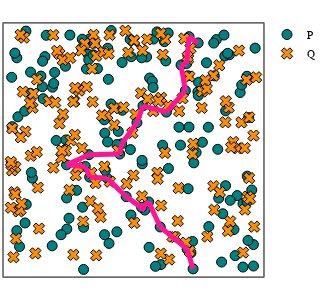

This figure's notebook cell:
### Code cell
# plot selected cycle extension
plot_cycle_square_torus(P_2d, Q_2d, cycle = cycle_W_PQ, size = (300, 300))

### Figure 1 — Plotly figure (JSON) as saved in the notebook; plotly's stock layout.template omitted (floating-point values rounded to 4 significant figures; data arrays with more than 128 entries replaced by an {"elided": "..."} marker saying what was removed)
{"data": [{"colorbar": {"title": ""}, "legendgroup": "P", "marker": {"color": "rgba(0, 129, 129, 1.000)", "line": {"color": "rgba(0, 0, 0, 1.000)", "width": 1}, "size": 10, "symbol": "circle"}, "mode": "markers", "name": "P", "showlegend": true, "type": "scatter", "x": {"elided": "150 float values"}, "xaxis": "x1", "y": {"elided": "150 float values"}, "yaxis": "y1", "zmax": null, "zmin": null}, {"colorbar": {"title": ""}, "legendgroup": "Q", "marker": {"color": "rgba(255, 141, 0, 1.000)", "line": {"color": "rgba(0, 0, 0, 1.000)", "width": 1}, "size": 10, "symbol": "x"}, "mode": "markers", "name": "Q", "showlegend": true, "type": "scatter", "x": {"elided": "150 float values"}, "xaxis": "x1", "y": {"elided": "150 float values"}, "yaxis": "y1", "zmax": null, "zmin": null}, {"colorbar": {"title": ""}, "legendgroup": "", "line": {"color": "rgba(255, 20, 147, 1.000)", "dash": "solid", "shape": "linear", "width": 5}, "mode": "lines", "name": "", "showlegend": false, "type": "scatter", "x": [4.294, 4.403], "xaxis": "x1", "y": [5.319, 4.655], "yaxis": "y1", "zmax": null, "zmin": null}, {"colorbar": {"title": ""}, "legendgroup": "", "line": {"color": "rgba(255, 20, 147, 1.000)", "dash": "solid", "shape": "linear", "width": 5}, "mode": "lines", "name": "", "showlegend": false, "type": "scatter", "x": [4.294, 4.436], "xaxis": "x1", "y": [5.319, 5.356], "yaxis": "y1", "zmax": null, "zmin": null}, {"colorbar": {"title": ""}, "legendgroup": "", "line": {"color": "rgba(255, 20, 147, 1.000)", "dash": "solid", "shape": "linear", "width": 5}, "mode": "lines", "name": "", "showlegend": false, "type": "scatter", "x": [4.495, 4.724], "xaxis": "x1", "y": [6.052, 5.89], "yaxis": "y1", "zmax": null, "zmin": null}, {"colorbar": {"title": ""}, "legendgroup": "", "line": {"color": "rgba(255, 20, 147, 1.000)", "dash": "solid", "shape": "linear", "width": 5}, "mode": "lines", "name": "", "showlegend": false, "type": "scatter", "x": [3.926, 3.336], "xaxis": "x1", "y": [4.099, 4.262], "yaxis": "y1", "zmax": null, "zmin": null}, {"colorbar": {"title": ""}, "legendgroup": "", "line": {"color": "rgba(255, 20, 147, 1.000)", "dash": "solid", "shape": "linear", "width": 5}, "mode": "lines", "name": "", "showlegend": false, "type": "scatter", "x": [3.336, 3.184], "xaxis": "x1", "y": [4.262, 3.826], "yaxis": "y1", "zmax": null, "zmin": null}, {"colorbar": {"title": ""}, "legendgroup": "", "line": {"color": "rgba(255, 20, 147, 1.000)", "dash": "solid", "shape": "linear", "width": 5}, "mode": "lines", "name": "", "showlegend": false, "type": "scatter", "x": [3.77, 4.448], "xaxis": "x1", "y": [1.124, 0.5493], "yaxis": "y1", "zmax": null, "zmin": null}, {"colorbar": {"title": ""}, "legendgroup": "", "line": {"color": "rgba(255, 20, 147, 1.000)", "dash": "solid", "shape": "linear", "width": 5}, "mode": "lines", "name": "", "showlegend": false, "type": "scatter", "x": [3.478, 3.301], "xaxis": "x1", "y": [1.774, 1.634], "yaxis": "y1", "zmax": null, "zmin": null}, {"colorbar": {"title": ""}, "legendgroup": "", "line": {"color": "rgba(255, 20, 147, 1.000)", "dash": "solid", "shape": "linear", "width": 5}, "mode": "lines", "name": "", "showlegend": false, "type": "scatter", "x": [3.384, 3.301], "xaxis": "x1", "y": [1.561, 1.634], "yaxis": "y1", "zmax": null, "zmin": null}, {"colorbar": {"title": ""}, "legendgroup": "", "line": {"color": "rgba(255, 20, 147, 1.000)", "dash": "solid", "shape": "linear", "width": 5}, "mode": "lines", "name": "", "showlegend": false, "type": "scatter", "x": [2.8, 2.749], "xaxis": "x1", "y": [3.276, 3.012], "yaxis": "y1", "zmax": null, "zmin": null}, {"colorbar": {"title": ""}, "legendgroup": "", "line": {"color": "rgba(255, 20, 147, 1.000)", "dash": "solid", "shape": "linear", "width": 5}, "mode": "lines", "name": "", "showlegend": false, "type": "scatter", "x": [1.977, 1.413], "xaxis": "x1", "y": [2.997, 2.733], "yaxis": "y1", "zmax": null, "zmin": null}, {"colorbar": {"title": ""}, "legendgroup": "", "line": {"color": "rgba(255, 20, 147, 1.000)", "dash": "solid", "shape": "linear", "width": 5}, "mode": "lines", "name": "", "showlegend": false, "type": "scatter", "x": [3.384, 2.913], "xaxis": "x1", "y": [1.561, 1.911], "yaxis": "y1", "zmax": null, "zmin": null}, {"colorbar": {"title": ""}, "legendgroup": "", "line": {"color": "rgba(255, 20, 147, 1.000)", "dash": "solid", "shape": "linear", "width": 5}, "mode": "lines", "name": "", "showlegend": false, "type": "scatter", "x": [1.995, 1.883], "xaxis": "x1", "y": [2.414, 2.691], "yaxis": "y1", "zmax": null, "zmin": null}, {"colorbar": {"title": ""}, "legendgroup": "", "line": {"color": "rgba(255, 20, 147, 1.000)", "dash": "solid", "shape": "linear", "width": 5}, "mode": "lines", "name": "", "showlegend": false, "type": "scatter", "x": [1.413, 1.883], "xaxis": "x1", "y": [2.733, 2.691], "yaxis": "y1", "zmax": null, "zmin": null}, {"colorbar": {"title": ""}, "legendgroup": "", "line": {"color": "rgba(255, 20, 147, 1.000)", "dash": "solid", "shape": "linear", "width": 5}, "mode": "lines", "name": "", "showlegend": false, "type": "scatter", "x": [1.995, 2.429], "xaxis": "x1", "y": [2.414, 2.394], "yaxis": "y1", "zmax": null, "zmin": null}, {"colorbar": {"title": ""}, "legendgroup": "", "line": {"color": "rgba(255, 20, 147, 1.000)", "dash": "solid", "shape": "linear", "width": 5}, "mode": "lines", "name": "", "showlegend": false, "type": "scatter", "x": [2.913, 2.429], "xaxis": "x1", "y": [1.911, 2.394], "yaxis": "y1", "zmax": null, "zmin": null}, {"colorbar": {"title": ""}, "legendgroup": "", "line": {"color": "rgba(255, 20, 147, 1.000)", "dash": "solid", "shape": "linear", "width": 5}, "mode": "lines", "name": "", "showlegend": false, "type": "scatter", "x": [2.8, 3.184], "xaxis": "x1", "y": [3.276, 3.826], "yaxis": "y1", "zmax": null, "zmin": null}, {"colorbar": {"title": ""}, "legendgroup": "", "line": {"color": "rgba(255, 20, 147, 1.000)", "dash": "solid", "shape": "linear", "width": 5}, "mode": "lines", "name": "", "showlegend": false, "type": "scatter", "x": [4.436, 4.495], "xaxis": "x1", "y": [5.356, 6.052], "yaxis": "y1", "zmax": null, "zmin": null}, {"colorbar": {"title": ""}, "legendgroup": "", "line": {"color": "rgba(255, 20, 147, 1.000)", "dash": "solid", "shape": "linear", "width": 5}, "mode": "lines", "name": "", "showlegend": false, "type": "scatter", "x": [1.977, 2.749], "xaxis": "x1", "y": [2.997, 3.012], "yaxis": "y1", "zmax": null, "zmin": null}, {"colorbar": {"title": ""}, "legendgroup": "", "line": {"color": "rgba(255, 20, 147, 1.000)", "dash": "solid", "shape": "linear", "width": 5}, "mode": "lines", "name": "", "showlegend": false, "type": "scatter", "x": [4.597, 4.448], "xaxis": "x1", "y": [0.03939, 0.5493], "yaxis": "y1", "zmax": null, "zmin": null}, {"colorbar": {"title": ""}, "legendgroup": "", "line": {"color": "rgba(255, 20, 147, 1.000)", "dash": "solid", "shape": "linear", "width": 5}, "mode": "lines", "name": "", "showlegend": false, "type": "scatter", "x": [3.926, 4.403], "xaxis": "x1", "y": [4.099, 4.655], "yaxis": "y1", "zmax": null, "zmin": null}, {"colorbar": {"title": ""}, "legendgroup": "", "line": {"color": "rgba(255, 20, 147, 1.000)", "dash": "solid", "shape": "linear", "width": 5}, "mode": "lines", "name": "", "showlegend": false, "type": "scatter", "x": [3.478, 3.77], "xaxis": "x1", "y": [1.774, 1.124], "yaxis": "y1", "zmax": null, "zmin": null}], "layout": {"annotations": [], "height": 300, "legend": {"bgcolor": "rgba(255, 255, 255, 1.000)", "bordercolor": "rgba(0, 0, 0, 1.000)", "font": {"color": "rgba(0, 0, 0, 1.000)", "family": "sans-serif", "size": 11}, "tracegroupgap": 0, "x": 1, "y": 1}, "margin": {"b": 20, "l": 0, "r": 0, "t": 20}, "paper_bgcolor": "rgba(255, 255, 255, 1.000)", "plot_bgcolor": "rgba(255, 255, 255, 1.000)", "showlegend": true, "width": 300, "xaxis": {"anchor": "y1", "domain": [0.01312, 0.9869], "gridcolor": "rgba(0, 0, 0, 0.100)", "gridwidth": 0.5, "linecolor": "rgba(0, 0, 0, 1.000)", "mirror": true, "range": [-0.1745, 6.369], "showgrid": true, "showline": true, "showticklabels": true, "tickangle": 0, "tickcolor": "rgb(0, 0, 0)", "tickfont": {"color": "rgba(0, 0, 0, 1.000)", "family": "sans-serif", "size": 11}, "tickmode": "array", "ticks": "inside", "ticktext": [], "tickvals": [], "title": "", "titlefont": {"color": "rgba(0, 0, 0, 1.000)", "family": "sans-serif", "size": 15}, "type": "-", "visible": true, "zeroline": false, "zerolinecolor": "rgba(0, 0, 0, 1.000)"}, "yaxis": {"anchor": "x1", "domain": [0.01312, 0.9869], "gridcolor": "rgba(0, 0, 0, 0.100)", "gridwidth": 0.5, "linecolor": "rgba(0, 0, 0, 1.000)", "mirror": true, "range": [-0.1605, 6.396], "showgrid": true, "showline": true, "showticklabels": true, "tickangle": 0, "tickcolor": "rgb(0, 0, 0)", "tickfont": {"color": "rgba(0, 0, 0, 1.000)", "family": "sans-serif", "size": 11}, "tickmode": "array", "ticks": "inside", "ticktext": [], "tickvals": [], "title": "", "titlefont": {"color": "rgba(0, 0, 0, 1.000)", "family": "sans-serif", "size": 15}, "type": "-", "visible": true, "zeroline": false, "zerolinecolor": "rgba(0, 0, 0, 1.000)"}}}
